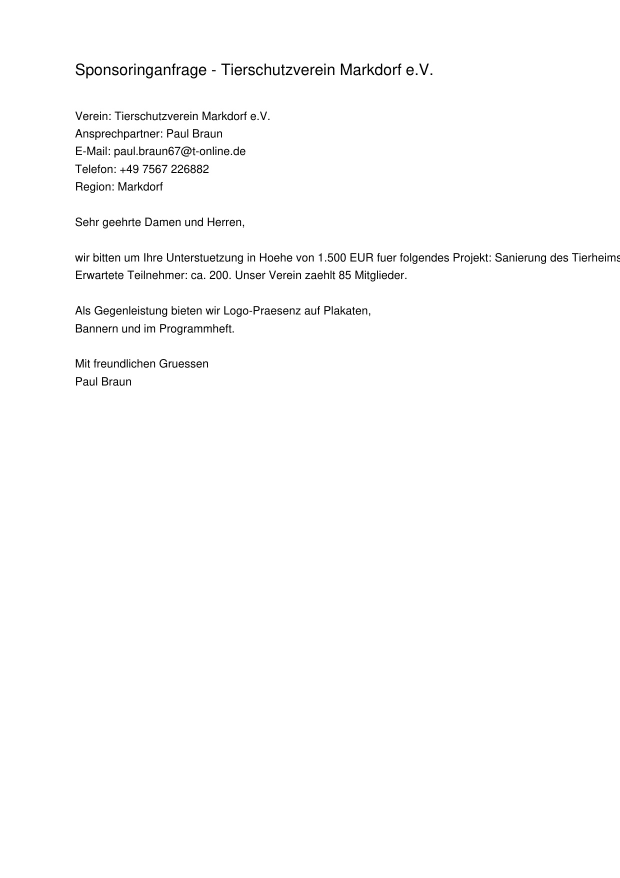
#> input picture test_data/corpus/emails/E21_scan.jpg, 1240 x 1755 px (shown at 1/2 size)
$ python -i image_processor.py   (imports and definitions only)
#> lines starting #> are read from the running program, lines starting #| are printed output that depends on the picture; after the words box and inside, x2 and y2 are one past the last pixel; in counts of white or black regions, pixels touching at a corner belong together
"""
Image preprocessing + OCR.
Handles scanned documents, photographed letters, fax images.

Pipeline: Image → OpenCV preprocessing → Tesseract OCR → confidence check → Vision fallback
"""

import io
import logging
import os
import shutil
from dataclasses import dataclass

import cv2
import numpy as np
from PIL import Image
import pytesseract

logger = logging.getLogger(__name__)


def _resolve_tesseract_cmd() -> str | None:
    """
    Locate the Tesseract binary. pytesseract only checks PATH by default,
    which silently breaks on standard Windows installs (binary lives in
    'C:\\Program Files\\Tesseract-OCR' but is not added to PATH).
    Resolution order: TESSERACT_CMD env var -> PATH -> known install dirs.
    """
    candidates = [
        os.environ.get("TESSERACT_CMD"),
        shutil.which("tesseract"),
        r"C:\Program Files\Tesseract-OCR\tesseract.exe",
        r"C:\Program Files (x86)\Tesseract-OCR\tesseract.exe",
        os.path.expandvars(r"%LOCALAPPDATA%\Programs\Tesseract-OCR\tesseract.exe"),
    ]
    for cand in candidates:
        if cand and os.path.isfile(cand):
            return cand
#> further down, picture is the input picture: PIL image 1240x1755 RGB; min 0, max 255, mean 251.7
    return None


_tesseract_cmd = _resolve_tesseract_cmd()
# [8 lines not run here, left out]


@dataclass
class OCRResult:
    """Result of OCR processing."""
    text: str
    confidence: float          # 0.0 - 1.0 (average word confidence)
    method: str                # "tesseract" or "vision"
    language: str              # "deu+eng"
    preprocessed: bool         # Was OpenCV preprocessing applied?
    page_count: int = 1


def preprocess_image(image: np.ndarray) -> np.ndarray:
    """
    OpenCV preprocessing to improve OCR accuracy.
    Each step adds ~5-10% accuracy on scanned documents.

    Steps:
        1. Grayscale conversion
        2. Upscale if too small (DPI < 300 equivalent)
        3. Denoise (non-local means)
        4. Deskew (fix rotation from scanning)
        5. Binarization (Otsu's thresholding)
    """
    # 1. Grayscale (if not already)
    if len(image.shape) == 3:
        gray = cv2.cvtColor(image, cv2.COLOR_BGR2GRAY)
    else:
        gray = image.copy()

    # 2. Upscale if image is too small (fax = 200 DPI, we want 300+)
    h, w = gray.shape
#> h = 1755; w = 1240
    if h < 2000 or w < 1500:
        scale = max(2000 / h, 1500 / w, 1.0)
#> scale = 1.21
        if scale > 1.0:
            gray = cv2.resize(
                gray, None, fx=scale, fy=scale,
                interpolation=cv2.INTER_CUBIC,
            )
#> gray: shape (2123, 1500)
            logger.debug("Upscaled image by %.1fx", scale)

    # 3. Denoise
    gray = cv2.fastNlMeansDenoising(gray, h=10)

    # 4. Deskew
    gray = _deskew(gray)

    # 5. Binarization (Otsu's threshold)
    _, binary = cv2.threshold(gray, 0, 255, cv2.THRESH_BINARY + cv2.THRESH_OTSU)

    return binary


def _deskew(image: np.ndarray) -> np.ndarray:
    """Fix rotation from scanning. Detects skew angle and corrects."""
    coords = np.column_stack(np.where(image > 0))
#> coords = 3173942 pairs, first value 0 to 2122, second value 0 to 1499
    if len(coords) < 100:
        return image

    try:
        angle = cv2.minAreaRect(coords)[-1]
#> angle = -90

        if angle < -45:
            angle = -(90 + angle)
#> angle = 0
        else:
            angle = -angle

        # Only correct if skew is meaningful (> 0.5 degrees)
        if abs(angle) < 0.5:
            return image

        h, w = image.shape
        center = (w // 2, h // 2)
        matrix = cv2.getRotationMatrix2D(center, angle, 1.0)
        rotated = cv2.warpAffine(
            image, matrix, (w, h),
            flags=cv2.INTER_CUBIC,
            borderMode=cv2.BORDER_REPLICATE,
        )
        logger.debug("Deskewed by %.2f degrees", angle)
        return rotated
    except Exception:
        return image


def ocr_image(
    image_bytes: bytes,
    lang: str = "eng",
    preprocess: bool = True,
) -> OCRResult:
    """
    Run OCR on image bytes.

    Args:
        image_bytes: Raw image file bytes
        lang: Tesseract language (e.g., "deu+eng")
        preprocess: Apply OpenCV preprocessing

    Returns:
        OCRResult with text, confidence, method
    """
    # Load image
    nparr = np.frombuffer(image_bytes, np.uint8)
    image = cv2.imdecode(nparr, cv2.IMREAD_COLOR)

    if image is None:
        logger.warning("Could not decode image")
        return OCRResult(text="", confidence=0.0, method="tesseract",
                         language=lang, preprocessed=False)

    # Preprocess
    if preprocess:
        processed = preprocess_image(image)
#> in preprocess_image, `_, binary = cv2.threshold(gray, 0, 255, cv2.THRESH_BINARY + cv2.THRESH..`:
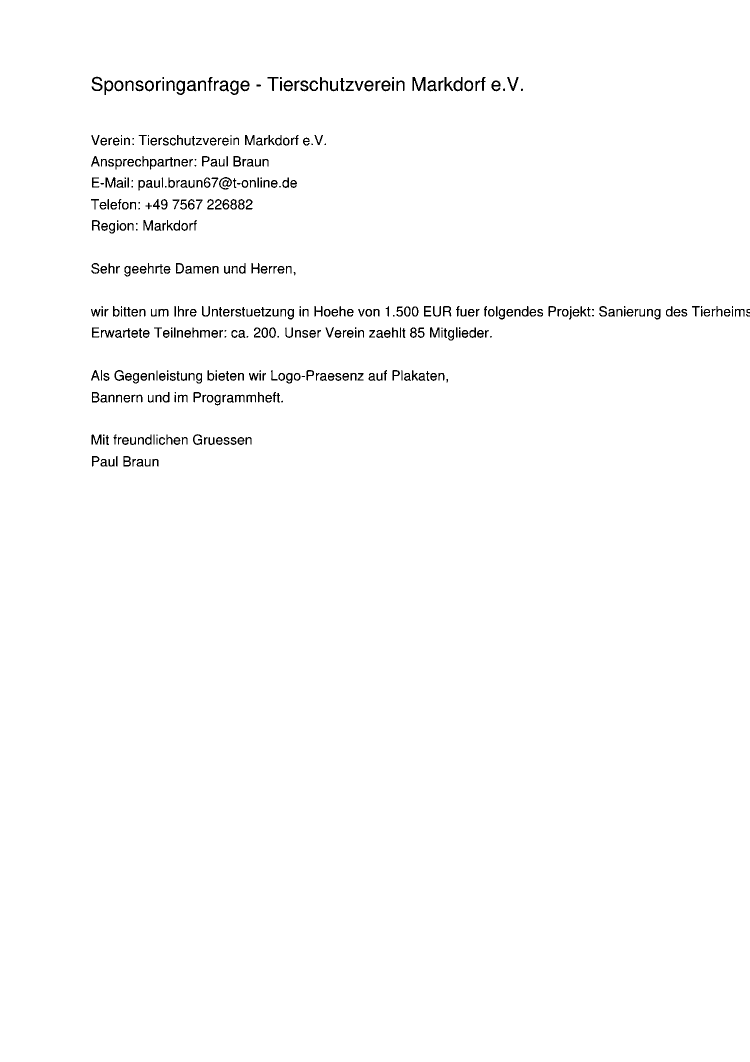
#> binary: shape (2123, 1500) (shown at 1/2 size); 98.6% white; 482 black regions (56 under 20 px), largest, box (x1, y1, x2, y2) and area: (825, 154, 851, 182) 365, (183, 153, 205, 182) 259, (438, 354, 464, 379) 259
    else:
        if len(image.shape) == 3:
            processed = cv2.cvtColor(image, cv2.COLOR_BGR2GRAY)
        else:
            processed = image

    # Convert to PIL for pytesseract
    pil_image = Image.fromarray(processed)

    # Run Tesseract with detailed output (for confidence)
    try:
#> (the run stopped early here; a loop or call above may not have finished)
